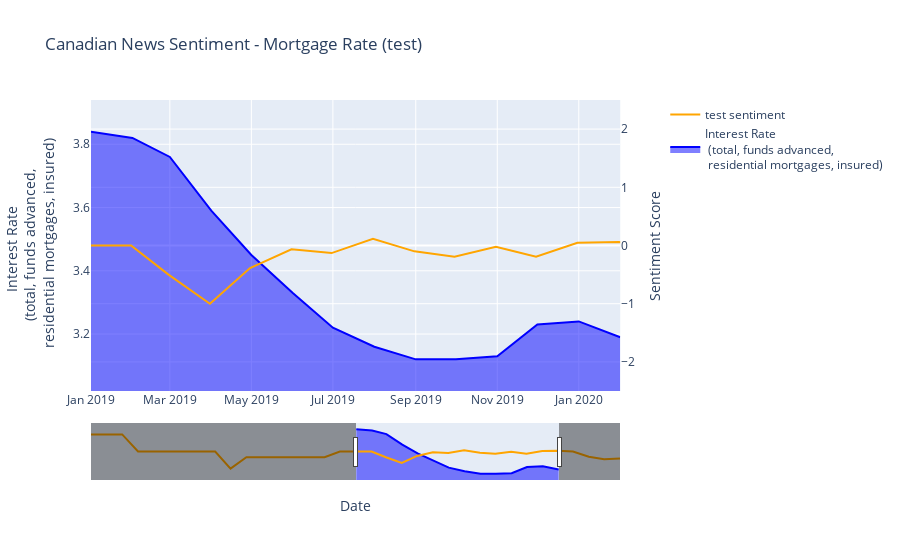

The cell this chart's notebook holds for it:
### Code cell
#test function  
test_indicator_name = "Interest Rate  <br> (total, funds advanced, <br> residential mortgages, insured)"
test_title = "Canadian News Sentiment - Mortgage Rate (test)"

###  show all mixed-source

test_fig = plot_combined_graph_new(test_mrg_df, monthly_senti_df_mortgage, test_indicator_name, test_title)
test_fig.show()

### Figure 1 — Plotly figure (JSON) as saved in the notebook; plotly's stock layout.template omitted (floating-point values rounded to 4 significant figures)
{"data": [{"fill": "tonexty", "line": {"color": "blue"}, "mode": "lines", "name": "Interest Rate  <br> (total, funds advanced, <br> residential mortgages, insured)", "type": "scatter", "x": ["2019-01-01T00:00:00", "2019-02-01T00:00:00", "2019-03-01T00:00:00", "2019-04-01T00:00:00", "2019-05-01T00:00:00", "2019-06-01T00:00:00", "2019-07-01T00:00:00", "2019-08-01T00:00:00", "2019-09-01T00:00:00", "2019-10-01T00:00:00", "2019-11-01T00:00:00", "2019-12-01T00:00:00", "2020-01-01T00:00:00", "2020-02-01T00:00:00"], "xaxis": "x", "y": [3.84, 3.82, 3.76, 3.59, 3.45, 3.33, 3.22, 3.16, 3.12, 3.12, 3.13, 3.23, 3.24, 3.19], "yaxis": "y"}, {"line": {"color": "orange"}, "name": "test sentiment", "type": "scatter", "x": ["2017-07-31T00:00:00", "2017-08-31T00:00:00", "2017-09-30T00:00:00", "2017-10-31T00:00:00", "2017-11-30T00:00:00", "2017-12-31T00:00:00", "2018-01-31T00:00:00", "2018-02-28T00:00:00", "2018-03-31T00:00:00", "2018-04-30T00:00:00", "2018-05-31T00:00:00", "2018-06-30T00:00:00", "2018-07-31T00:00:00", "2018-08-31T00:00:00", "2018-09-30T00:00:00", "2018-10-31T00:00:00", "2018-11-30T00:00:00", "2018-12-31T00:00:00", "2019-01-31T00:00:00", "2019-02-28T00:00:00", "2019-03-31T00:00:00", "2019-04-30T00:00:00", "2019-05-31T00:00:00", "2019-06-30T00:00:00", "2019-07-31T00:00:00", "2019-08-31T00:00:00", "2019-09-30T00:00:00", "2019-10-31T00:00:00", "2019-11-30T00:00:00", "2019-12-31T00:00:00", "2020-01-31T00:00:00", "2020-02-29T00:00:00", "2020-03-31T00:00:00", "2020-04-30T00:00:00", "2020-05-31T00:00:00"], "xaxis": "x", "y": [1.5, 1.5, 1.5, 0, 0, 0, 0, 0, 0, -1.5, -0.5, -0.5, -0.5, -0.5, -0.5, -0.5, 0, 0, 0, -0.5, -1, -0.3887, -0.06435, -0.1305, 0.1149, -0.1004, -0.1948, -0.02246, -0.194, 0.04636, 0.05888, -0.003667, -0.4665, -0.6889, -0.6158], "yaxis": "y2"}], "layout": {"title": {"text": "Canadian News Sentiment - Mortgage Rate (test)"}, "xaxis": {"anchor": "y", "domain": [0, 0.94], "range": ["2019-01-01T00:00:00", "2020-02-01T00:00:00"], "rangeslider": {"visible": true}, "title": {"text": "Date"}}, "yaxis": {"anchor": "x", "autorange": false, "domain": [0, 1], "range": [3.02, 3.94], "title": {"text": "Interest Rate  <br> (total, funds advanced, <br> residential mortgages, insured)"}}, "yaxis2": {"anchor": "x", "overlaying": "y", "range": [-2.5, 2.5], "side": "right", "title": {"text": "Sentiment Score"}}}}
